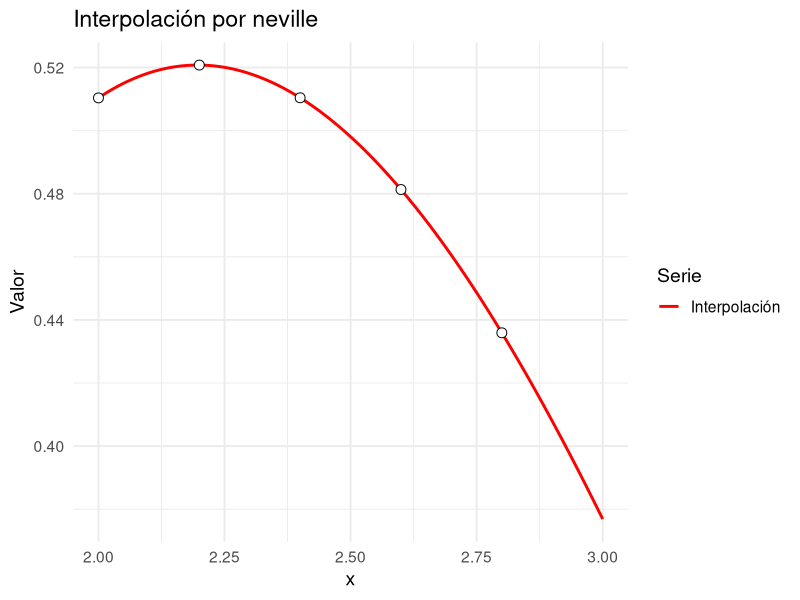
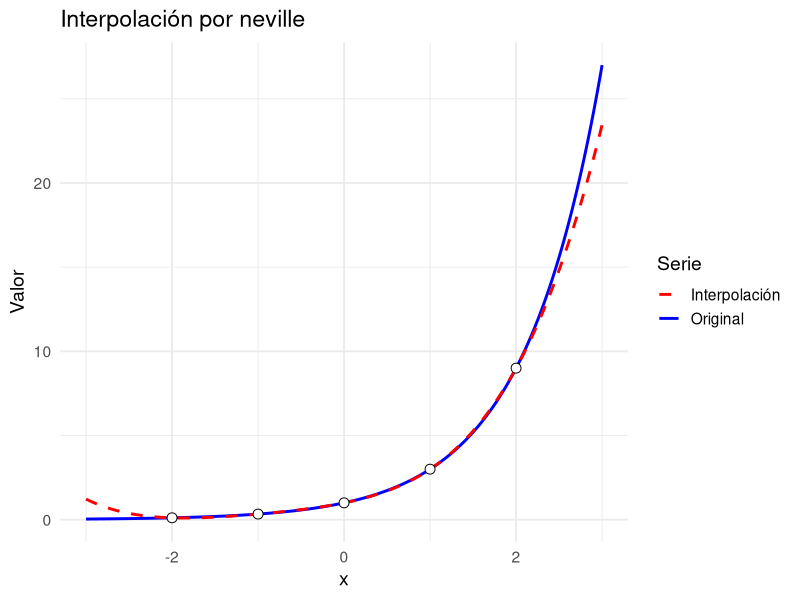

These charts were generated, in order, by the following R code: (Note: this script raises an error after producing the figures.)
library(tidyverse)

# Neville: interpolacion en un punto x a partir de un vector de nodos (xi) y otro de valores (f(xi))

# Retorna una lista con el valor interpolado y la matriz completa Q (la que posee todos los polinomios utilizados para la construccion del polinomio completo)

neville <- function(nodos, valores, x) {
  stopifnot(is.numeric(nodos),
            is.numeric(valores),
            length(nodos) == length(valores))
  n <- length(nodos)
  Q <- matrix(NA_real_, nrow = n, ncol = n)
  
  # Columna inicial con valores de Y
  Q[, 1] <-  valores
  
  # Construccion de la tabla de Neville
  for (i in 2:n) {
    for (j in 2:i) {
      numerador <- ((x - nodos[i - j + 1]) * Q[i, j - 1] - (x - nodos[i]) * Q[i -
                                                                                1, j - 1])
      denominador <- nodos[i] - nodos[i - j + 1]
      Q[i, j] <-  numerador / denominador
    }
  }
  return(list(valor = Q[n, n], tabla = Q))
}

equis <- c(2, 2.2, 2.4, 2.6, 2.8)
ye <- c(0.5103757, 0.5207843, 0.5104147, 0.4813306, 0.4359160)

neville(equis, ye, 2.5)

graficar.polinomio <- function(nodos,
                               a,
                               b,
                               metodo,
                               f = NULL,
                               valores = NULL,
                               df = NULL,
                               derivadas.clamped = NULL) {
  stopifnot(is.numeric(nodos), length(nodos) >= 2)
  # Validación: exactamente uno de f o valores
  if (is.null(f) == is.null(valores)) {
    stop("Debe proveer exactamente uno: 'f' (función) o 'valores' (numérico).")
  }
  # Obtener valores en nodos según el caso
  if (!is.null(f)) {
    stopifnot(is.function(f))
    valores_nodos <- f(nodos)
  } else {
    stopifnot(is.numeric(valores), length(valores) == length(nodos))
    valores_nodos <- valores
  }
  
  # Derivadas (opcional). Acepta función o vector numérico.
  derivadas_nodos <- NULL
  if (!is.null(df)) {
    if (is.function(df)) {
      derivadas_nodos <- df(nodos)
    } else if (is.numeric(df)) {
      stopifnot(length(df) == length(nodos))
      derivadas_nodos <- df
    } else {
      stop("`df` debe ser función o vector numérico de derivadas en los nodos.")
    }
  }
  
  # Wrapper vectorizado para el método (con o sin derivadas)
  if (!is.null(derivadas_nodos)) {
    H <- function(x)
      vapply(x, function(xx)
        metodo(nodos, valores_nodos, derivadas_nodos, xx)$valor, numeric(1))
  } else {
    if(is.null(derivadas.clamped)){
      H <- function(x)
        vapply(x, function(xx)
          metodo(nodos, valores_nodos, xx)$valor, numeric(1))
    } else{
      H <- function(x)
        vapply(x, function(xx)
          spline.sujeto(nodos, valores_nodos, derivadas.clamped, xx)$valor, numeric(1))
    }
  }
  
  # Malla y data frames
  xi <- seq(a, b, length.out = 400)
  df_plot <- data.frame(x  = xi,
                        Hx = H(xi),
                        fx = if (!is.null(f))
                          f(xi)
                        else
                          NA_real_)
  df_nodos <- data.frame(x = nodos, y = valores_nodos)
  
  # Gráfico: con f (dos curvas) o solo interpolación
  p <- ggplot(df_plot, aes(x = x))
  if (!is.null(f)) {
    p <- p +
      geom_line(aes(y = fx, color = "Original"), linewidth = 1) +
      geom_line(aes(y = Hx, color = "Interpolación"),
                linewidth = 1,
                linetype = "dashed") +
      scale_color_manual(values = c(
        "Original" = "blue",
        "Interpolación" = "red"
      ))
  } else {
    p <- p +
      geom_line(aes(y = Hx, color = "Interpolación"), linewidth = 1) +
      scale_color_manual(values = c("Interpolación" = "red"))
  }
  p +
    geom_point(
      data = df_nodos,
      aes(x = x, y = y),
      shape = 21,
      size = 3,
      fill = "white"
    ) +
    labs(title = paste0("Interpolación por ", deparse(substitute(metodo))), y = "Valor", color = "Serie") +
    theme_minimal(base_size = 14)
}

graficar.polinomio(equis, 2, 3, neville, valores = ye)

nodos.x <- c(-2, -1, 0, 1, 2)
func <- function(x)
  3^x
der <- function(x)
  3^x * log(3)
nodos.y <- func(nodos.x)
deriv.y <- der(nodos.x)

neville(nodos.x, nodos.y, 0.3)

graficar.polinomio(nodos.x, -3, 3, neville, f = func)


# Lagrange.Newton: interpolacion en un punto x function# Lagrange.Newton: interpolacion en un punto x a partir de un vector de nodos y otro de valores

# Retorna una lista con el valor interpolado, la matriz para la construccion de los coeficientes, y un vector de los coeficientes del polinomio de lagrange

lagrange.newton <- function(nodos, valores, x) {
  stopifnot(is.numeric(nodos),
            is.numeric(valores),
            length(nodos) == length(valores))
  n <- length(nodos)
  Q <- matrix(NA_real_, nrow = n, ncol = n)
  
  Q[, 1] <- valores
  
  # Construccion de la tabla de diferencias de Newton
  for (i in 2:n) {
    for (j in 2:i) {
      numerador <- Q[i, j - 1] - Q[i - 1, j - 1]
      denominador <- nodos[i] - nodos[i - j + 1]
      Q[i, j] <-  numerador / denominador
    }
  }
  coeficientes <- diag(Q)
  
  valor = Q[1, 1]
  producto = 1
  
  for (i in 2:n) {
    producto <- producto * (x - nodos[i - 1])
    valor <- valor + coeficientes[i] * producto
  }
  return(list(
    valor = valor,
    tabla = Q,
    coeficientes = coeficientes
  ))
}

lagrange.newton(equis, ye, 2.5)
graficar.polinomio(nodos.x, func, -3, 3, lagrange.newton)

# Hermite.newton: interpolacion en un punto x a partir de un vector de nodos, otro de valores y otro de derivadas

# Retorna una lista con el valor interpolado, la matriz para la construccion de los  y un vector de los coeficientes

hermite.newton <- function(nodos, valores, derivadas, x) {
  stopifnot(
    is.numeric(nodos),
    is.numeric(valores),
    is.numeric(derivadas),
    length(nodos) == length(valores),
    length(nodos) == length(derivadas)
  )
  n <- length(nodos)
  
  Z <- numeric(2 * n)
  Q <- matrix(0, nrow = 2 * n, ncol = 2 * n)
  
  
  # Set-up inicial de la matriz
  for (i in 1:n) {
    z0 <- 2 * i - 1
    z1 <- 2 * i
    Z[z0] <- nodos[i]
    Z[z1] <- nodos[i]
    Q[z0, 1] <- valores[i]
    Q[z1, 1] <- valores[i]
    Q[z1, 2] <- derivadas[i]
    if (i != 1) {
      Q[z0, 2] <- (Q[z0, 1] - Q[z0 - 1, 1]) / (Z[z0] - Z[z0 - 1])
    }
  }
  # Rellenar el resto de la matriz a partir de estos valores
  for (i in 3:(2 * n)) {
    for (j in 3:i) {
      Q[i, j] <- (Q[i, j - 1] - Q[i - 1, j - 1]) / (Z[i] - Z[i - j + 1])
    }
  }
  
  coeficientes <- diag(Q)
  
  valor <- Q[1, 1]
  producto <- 1
  
  for (i in 2:(2 * n)) {
    producto <- producto * (x - Z[i - 1])
    valor <- valor + coeficientes[i] * producto
  }
  return(list(
    valor = valor,
    tabla = Q,
    coeficientes = coeficientes
  ))
}

hermite.newton(nodos.x, nodos.y, deriv.y, 0.5)

graficar.polinomio(nodos.x, func, -5, 5, hermite.newton, der)
graficar.polinomio(c(0, pi / 2, pi, 3 * pi / 2, 2 * pi), function(x)
  sin(x), -0, 8, hermite.newton, function(x)
    cos(x))

graficar.polinomio(c(1, 5, 10, 20), function(x)
  x^10 - x^5 + 1000, 0, 30, hermite.newton, function(x)
    10 * x^9 - 5 * x^4)

# spline.natural: funcion que calcula la interpolacion por splines a partir de unos nodos y sus valores

# Retorna los valores de los coeficientes a, b, c, d de cada una de las n-1 ecuaciones generadas
spline.natural <- function(nodos, valores, x) {
  # Note que los valores de a corresponden a los valores de los nodos en la funcion, por lo que cuando aparezca el vector "valores" se debe entender que equivale al vector "a"
  n <- length(nodos)
  
  h <- numeric(n - 1)
  alfa <- numeric(n - 1)
  alfa[1] <- 0
  
  # Paso 1 y 2: definir los h's y alfas
  for (i in 1:(n - 1)) {
    h[i] <- nodos[i + 1] - nodos[i]
    if (i != 1) {
      alfa[i] <- (3 / h[i]) * (valores[i + 1] - valores[i]) - (3 / h[i - 1]) *
        (valores[i] - valores[i - 1])
    }
  }
  
  #Paso 3: definir valores iniciales de l, m, y z
  l <- numeric(n) # creo que el tamano de esto puede ser n-1
  l[1] <- 1
  m <- numeric(n - 1)
  m[1] <- 0
  z <- numeric(n) # creo que el tamano de esto puede ser n-1
  z[1] <- 0
  
  # Paso 4: rellenar vectores l, m, z
  for (i in 2:(n - 1)) {
    l[i] <- 2 * (nodos[i + 1] - nodos[i - 1]) - h[i - 1] * m[i - 1]
    m[i] <- h[i] / l[i]
    z[i] <- (alfa[i] - h[i - 1] * z[i - 1]) / l[i]
  }
  
  # Paso 5: definir valores finales
  l[n] <- 1 #creo que esto no hace falta
  z[n] <- 0 #esto tampoco
  c <- numeric(n)
  c[n] <- 0
  b <- numeric(n)
  d <- numeric(n)
  
  # Paso 6: sustitucion hacia atras
  for (j in (n - 1):1) {
    c[j] <- z[j] - m[j] * c[j + 1]
    b[j] <- (valores[j + 1] - valores[j]) / h[j] - (h[j] / 3) * (c[j + 1] +
                                                                   2 * c[j])
    d[j] <- (c[j + 1] - c[j]) / (3 * h[j])
  }
  
  # Paso extra: evaluar la interpolacion en el punto x especificado
  
  ## Encontramos los dos nodos que estan prensando al intervalo
  indice <- NULL
  for (i in 1:(n - 1)) {
    if (x >= nodos[i] && x < nodos[i + 1]) {
      indice <- i
    }
  }
  if(x == nodos[n]){
    indice <- n
  }
  if (is.null(indice)) {
    return("El valor de interpolacion debe estar entre dos nodos")
  }
  ## evaluamos en la funcion asociada
  
  valor <- valores[indice] + b[indice] * (x - nodos[indice]) + c[indice] * (x - nodos[indice])^2 + d[indice] * (x - nodos[indice])^3
  
  return(list(
    a = valores,
    b = b,
    c = c,
    d = d,
    valor = valor
  ))
}
spline.natural(c(-2, -1, 0, 1, 2), c(exp(-2), exp(-1), 1, exp(1), exp(2)), 1.1)



# spline.sujeto: funcion que calcula la interpolacion por splines a partir de unos nodos y sus valores

# Retorna los valores de los coeficientes a, b, c, d de cada una de las n-1 ecuaciones generadas
spline.sujeto <- function(nodos, valores, derivadas, x) {
  # Note que los valores de a corresponden a los valores de los nodos en la funcion, por lo que cuando aparezca el vector "valores" se debe entender que equivale al vector "a"
  stopifnot(length(derivadas) == 2)
  n <- length(nodos)
  
  h <- numeric(n - 1)
  alfa <- numeric(n - 1)
  
  # Paso 1 y 2: definir los h's y alfas
  for (i in 1:(n - 1)) {
    h[i] <- nodos[i + 1] - nodos[i]
    if (i != 1) {
      alfa[i] <- (3 / h[i]) * (valores[i + 1] - valores[i]) - (3 / h[i - 1]) *
        (valores[i] - valores[i - 1])
    }
  }
  
  alfa[1] <- 3 * ((valores[2] - valores[1]) / h[1] - derivadas[1])
  alfa[n] <- 3 * (derivadas[2] - (valores[n] - valores[n - 1]) / h[n - 1])
  
  #Paso 3: definir valores iniciales de l, m, y z
  l <- numeric(n) # creo que el tamano de esto puede ser n-1
  l[1] <- 2 * h[1]
  m <- numeric(n - 1)
  m[1] <- 1 / 2
  z <- numeric(n) # creo que el tamano de esto puede ser n-1
  z[1] <- alfa[1] / l[1]
  
  # Paso 4: rellenar vectores l, m, z
  for (i in 2:(n - 1)) {
    l[i] <- 2 * (nodos[i + 1] - nodos[i - 1]) - h[i - 1] * m[i - 1]
    m[i] <- h[i] / l[i]
    z[i] <- (alfa[i] - h[i - 1] * z[i - 1]) / l[i]
  }
  
  # Paso 5: definir valores finales
  l[n] <- h[n - 1] * (2 - m[n - 1])
  z[n] <- (alfa[n] - h[n - 1] * z[n - 1]) / l[n]
  c <- numeric(n)
  c[n] <- z[n]
  b <- numeric(n)
  d <- numeric(n)
  
  # Paso 6: sustitucion hacia atras
  for (j in (n - 1):1) {
    c[j] <- z[j] - m[j] * c[j + 1]
    b[j] <- (valores[j + 1] - valores[j]) / h[j] - (h[j] / 3) * (c[j + 1] + 2 * c[j])
    d[j] <- (c[j + 1] - c[j]) / (3 * h[j])
  }
  
  # Paso extra: evaluar la interpolacion en el punto x especificado
  
  ## Encontramos los dos nodos que estan prensando al intervalo
  indice <- NULL
  for (i in 1:(n - 1)) {
    if (x >= nodos[i] && x < nodos[i + 1]) {
      indice <- i
    }
  }
  if (x == nodos[n]) {
    indice <- n
  }
  if (is.null(indice)) {
    return("El valor de interpolacion debe estar entre dos nodos")
  }
  ## evaluamos en la funcion asociada
  
  valor <- valores[indice] + b[indice] * (x - nodos[indice]) + c[indice] * (x - nodos[indice])^2 + d[indice] * (x - nodos[indice])^3
  
  return(list(
    a = valores,
    b = b,
    c = c,
    d = d,
    valor = valor
  ))
}

spline.sujeto(c(1, 2, 3), c(2, 3, 5), c(2, 1), 2.5)
graficar.polinomio(nodos = c(1, 2, 3), 1, 3, spline.sujeto, valores = c(2, 3, 5), derivadas.clamped = c(2,1))


graficar.polinomio(c(-2, -1, 0, 1, 2), -2, 2, neville, function(x) tanh(x))
graficar.polinomio(c(-2, -1, 0, 1, 2), -2, 2, lagrange.newton, function(x) tanh(x))
graficar.polinomio(c(-2, -1, 0, 1, 2), -2, 2, hermite.newton, f = function(x) tanh(x), df = function(x) 1/cosh(x))
graficar.polinomio(c(-2, -1, 0, 1, 2), -2, 2, spline.natural, function(x) tanh(x))
graficar.polinomio(c(-2, -1, 0, 1, 2), -2, 2, spline.sujeto, f = function(x) tanh(x), derivadas.clamped = c(1/cosh(-2), 1/cosh(2)))


